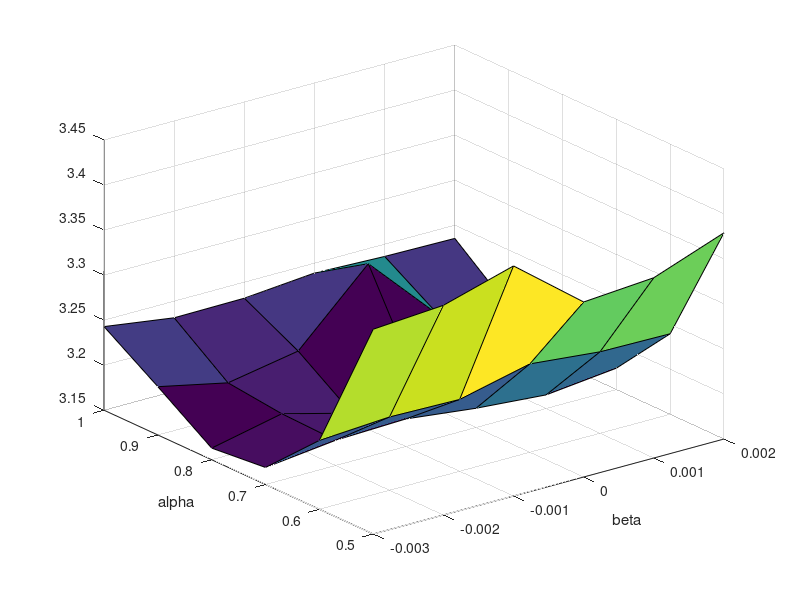

The MATLAB script that drew this image:
%jastrow
alpha = csvread('jastrow_alpha.csv');
beta = csvread('jastrow_beta.csv');
energy =csvread('jastrow_energies.csv');

surf(beta,alpha,energy)
xlabel('beta')
ylabel('alpha')
